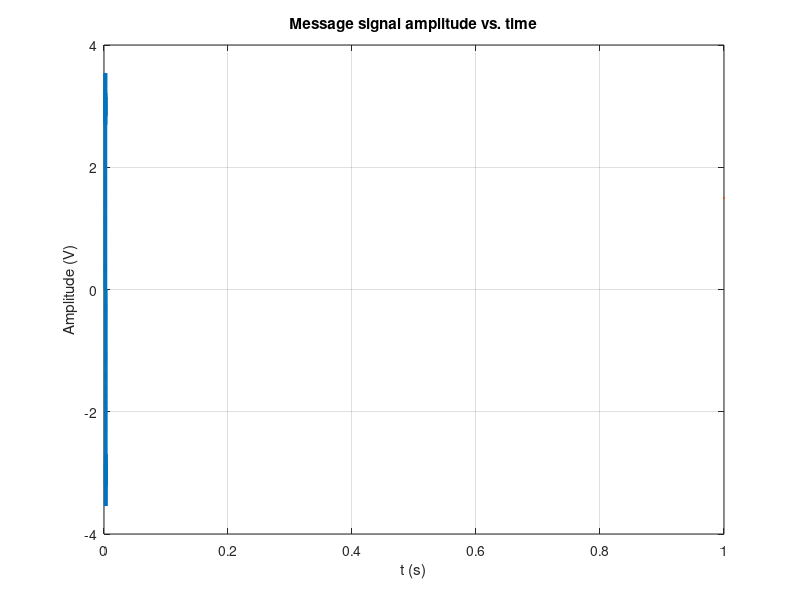
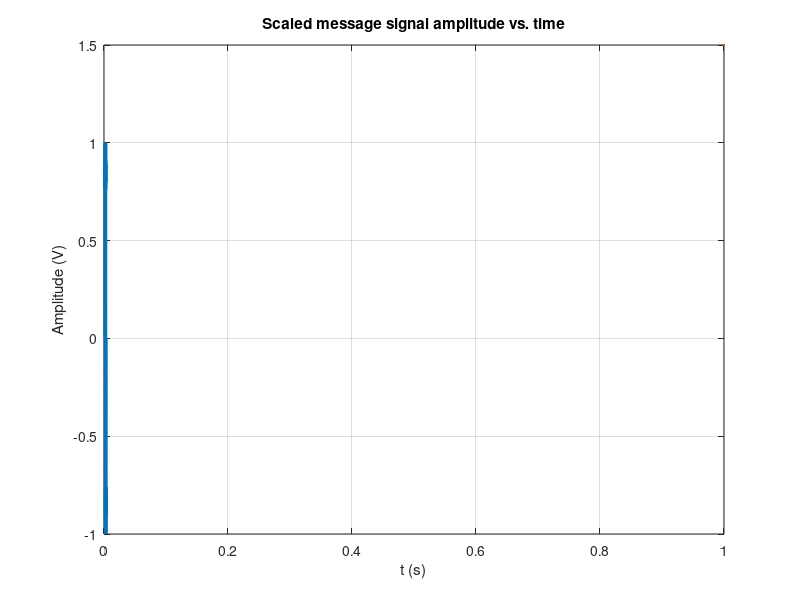
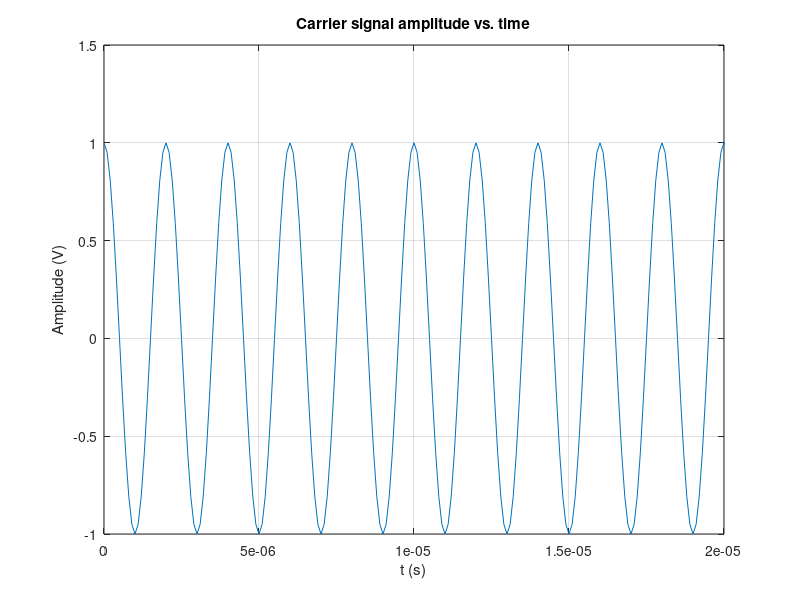
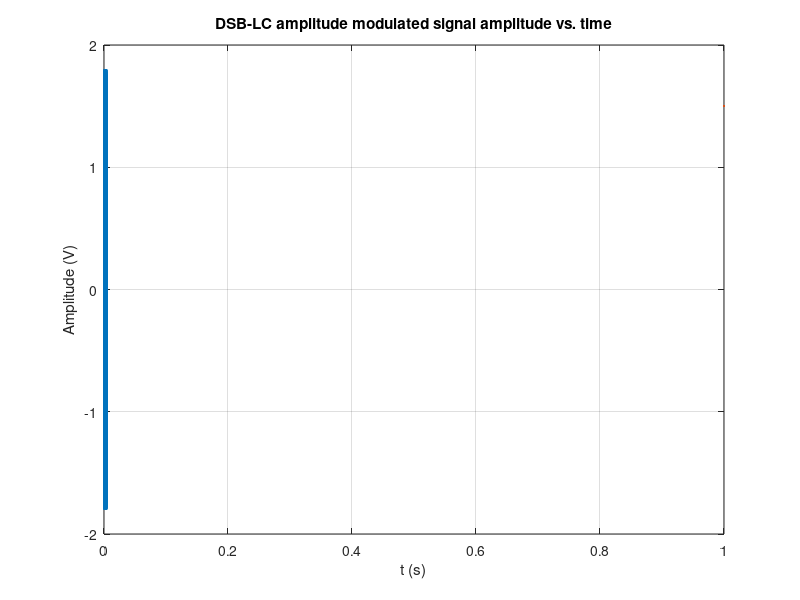

MATLAB code for these plots, in order: (Note: this script raises an error after producing the figures.)
%% Section-1: Declare and initialize the required variables
fc= 500e3; % carrier signal frequency (unit: Hz)
Ac = 1; % carrier signal amplitude (unit: V)
overSampRate = 20; % unitless
Fs = overSampRate * fc; % sampling frequency (unit: Hz)
%% Section-2: Generate a multi-tone message (modulating) signal
fm = 1000; % message signal frequency (unit: Hz)
nCycle = 5; % number of periods of message signal
t = 0:1/Fs:nCycle/fm; % time vector (unit: second)
%t = 0:0.001:1;
Am = 3; % message signal amplitude (unit: V)

% Approximate a square wave using the first seven Fourier series
% components. This will be our message signal.
m = 0; % message signal
for n = 1:2:13
    m = m + (1/n)*sin(2*pi*n*fm*t);
end

m = (4*Am/pi)*m;

%% Section-3: Generate the carrier signal
c = Ac*cos(2*pi*fc*t); % carrier signal
%% Section-4: Apply DSB-LC amplitude modulation
mod_indx = 0.8; % modulation index, unitless, 0 < mod_indx <= 1,
                % specifies % of modulation to be applied
                % 0 = 0%, 1 = 100% modulation.

% Apply min-max scaling to the message signal
% such that its maximum amplitude is 1 and minimum is -1
% to prevent overmodulation.
m_n = (m - min(m)) / (max(m) - min(m)) * 2 - 1; % Min-max scaling to range [-1, 1]


s = (1 + mod_indx*m_n) .* c; % DSB-LC amplitude modulated signal
%% Section-5: Plot m, c, m_n, and s in time-domain
% Pay attention to the limits of the time axis
% Remember to properly label all the axes
figure
plot(t, m, LineWidth=1.5);
xlabel('t (s)'); ylabel('Amplitude (V)');
title('Message signal amplitude vs. time');
grid on


figure
plot(t, m_n, LineWidth=1.5);
xlabel('t (s)'); ylabel('Amplitude (V)');
title('Scaled message signal amplitude vs. time');
grid on


figure
plot(t, c, LineWidth=1.5);
xlim([0 10/fc]);
xlabel('t (s)'); ylabel('Amplitude (V)');
title('Carrier signal amplitude vs. time');
grid on


figure
plot(t, s, LineWidth=1.5);
xlabel('t (s)'); ylabel('Amplitude (V)');
title('DSB-LC amplitude modulated signal amplitude vs. time');
grid on

%% Section-6: Frequency domain analysis of message signal and 
% DSB-LC AM signal

[freq_vect_m, mag_vect_m] = fftWrapper(m, Fs); % FFT for message signal
[freq_vect_s, mag_vect_s] = fftWrapper(s, Fs); % FFT for DSB-LC AM signal

% Plot the magnitude spectrum of m
figure
stem(freq_vect_m, mag_vect_m);
xlabel('f (Hz)'); ylabel('Magnitude (V)');
title('Magnitude spectrum of the message signal');
grid on

% Plot the magnitude spectrum of s
figure
stem(freq_vect_s, mag_vect_s);
xlabel('f (Hz)'); ylabel('Magnitude (V)');
title('Magnitude spectrum of the DSB-LC amplitude modulated signal');
grid on
%% Section-7: Demodulate the signal
s_demod = s .* c; % demodulated signal at baseband
s_baseband = lowpass(s_demod, 10e3, Fs); % filtered signal
s_baseband = s_baseband - sum(s_baseband)/(length(s_baseband)); % remove
                                                                % the DC
                                                                % bias
% Amplify the baseband signal
gain = 2;
s_baseband = s_baseband*gain;

% Plot the demodulated signal on top of the original signal in time domain
figure
plot(t, m, LineWidth=1.5);
hold on
plot(t, s_baseband, LineWidth=1.5);
hold off
grid on
legend('Original signal', 'Demodulated signal')
%% Section-8: Frequency domain analysis of demodulated signal
[freq_vect_s_baseband, mag_vect_s_baseband] = fftWrapper(s_baseband,Fs );

% Plot the magnitude spectrum of s_baseband
figure
stem(freq_vect_s_baseband, mag_vect_s_baseband);
xlabel('f (Hz)'); ylabel('Magnitude (V)');
title('Magnitude spectrum of the demodulated signal');
grid on
